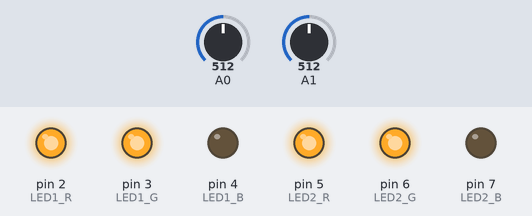
A sketch run on a simulated Arduino Uno, built with avr-gcc and run on an emulated ATmega328P. Shown: output pins drawn as LEDs (lit = HIGH). The test bench sets the inputs (shaded band); at power-on: A0 = 512, A1 = 512.

Above: at 1.2 s.
1.3 s: A0 set to 592
2.8 s: A0 set to 617
At 4.0 s:
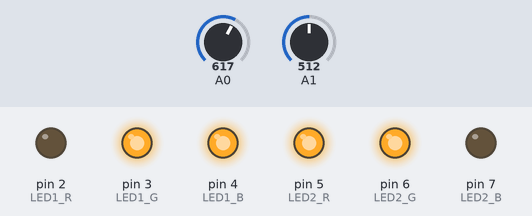
4.3 s: A1 set to 591
5.8 s: A1 set to 616
At 6.4 s:
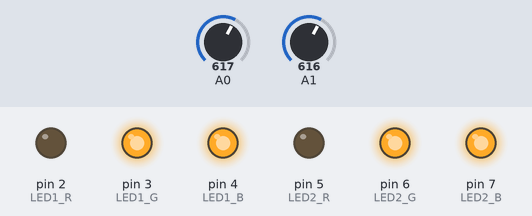
7.3 s: A0 set to 590
At 8.5 s:
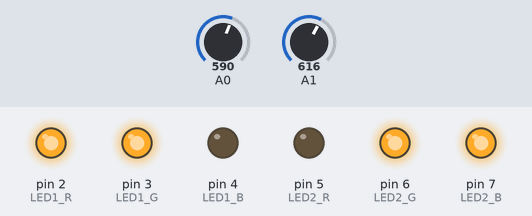
8.8 s: A1 set to 391
At 9.8 s:
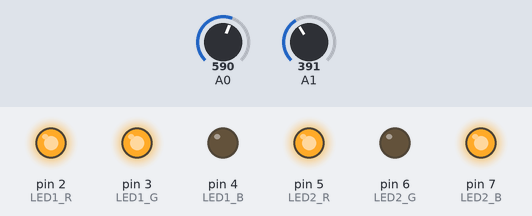
Timing chart, 0 to 11.3 s (numbered marks = the images above; inputs shaded):
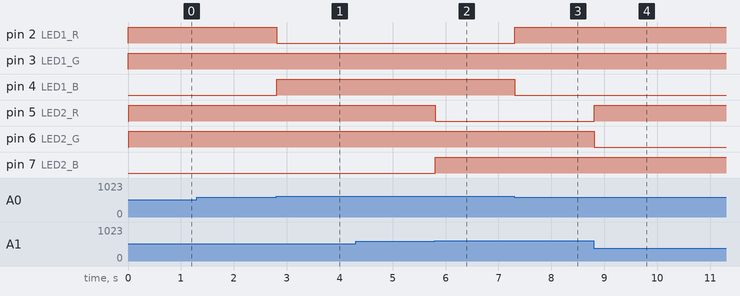

Measured:
- the behaviour switches between 600 and 601 on A0 (found by bisection; images 0 and 1)
- the behaviour switches between 600 and 601 on A1 (found by bisection; images 1 and 2)
- after the input at 1.3 s, every drawn part: stays the same
- after the input at 2.8 s, pin 2 (LED1_R): HIGH → LOW at once; pin 4 (LED1_B): LOW → HIGH at once
- after the input at 4.3 s, every drawn part: stays the same
- after the input at 5.8 s, pin 5 (LED2_R): HIGH → LOW at once; pin 7 (LED2_B): LOW → HIGH at once
- after the input at 7.3 s, pin 2 (LED1_R): LOW → HIGH at once; pin 4 (LED1_B): HIGH → LOW at once
- after the input at 8.8 s, pin 5 (LED2_R): LOW → HIGH at once; pin 6 (LED2_G): HIGH → LOW at once

The sketch:

keyboard.ino
```cpp
/*
 *
 *  ID Guitar plug keyboard with two plugs
 *
 *  This is the arduino code for a Keyboard that has guitar jacks in them with keychains with guita plugs and resistive keychain identification
 *
 *  Schematic:
 *
 *  for each plug (Rx) a resistive voltage divider with 100k on the top resistance is used
 *  On the keychain guitar plug there is a resistance that when plugged in can be determined to identify the keychain.
 *
 *  the voltage divider is built twice, one for each channel
 *      ______       ______
 * 5V--|_100k_|--o--|__Rx__|--GND
 *               |
 *               A0 (A1)
 *
 *  Calculations:
 *
 *  The identifing resistances will be 100k and 47k
 *  5V gives 1023 on ADC
 *  5V * Rx/(100k + Rx) gives 1023 * Rx / (100k + Rx) on ADC
 *
 *  so for Rx := 100k
 *  ADC = 1023 * 100k / (100k + 100k) = 511.5
 *
 *  and Rx: 47k
 *  ADC = 1023 * 47k / (100k + 47k) = 327.081...
 *
 *  So the borders for the identification will be set to (200, 400) for the first keychain and (401, 600) for the second keychain
 *
 */

typedef enum {_NONE, _KEY1, _KEY2} _key;

#define KEY1_MIN  200
#define KEY1_MAX  400
#define KEY2_MIN  401
#define KEY2_MAX  600

#define TERMINAL1 A0   //analog input defines
#define TERMINAL2 A1

#define LED1_R  2   //led defines. the leds are in 0?-active konfiguration
#define LED1_G  3
#define LED1_B  4
#define LED2_R  5
#define LED2_G  6
#define LED2_B  7

#define RX 11   //pins for bitbang serial to the bluetooth module
#define TX 12
#define LED 13  //onboard led
#include <SoftwareSerial.h>

SoftwareSerial HC05(TX, RX);


void setup() {


//setup leds to blink once turned on
  pinMode(LED1_R, OUTPUT);
  pinMode(LED1_G, OUTPUT);
  pinMode(LED1_B, OUTPUT);
  pinMode(LED2_R, OUTPUT);
  pinMode(LED2_G, OUTPUT);
  pinMode(LED2_B, OUTPUT);
  digitalWrite(LED1_R, LOW);
  digitalWrite(LED1_G, LOW);
  digitalWrite(LED1_B, LOW);
  digitalWrite(LED2_R, LOW);
  digitalWrite(LED2_G, LOW);
  digitalWrite(LED2_B, LOW);


  Serial.begin(57600); //setup debug serial
  HC05.begin(38400); //setup bt
  while(HC05.available() > 0){  //flush buffer
      HC05.read();
  }
}

String getString(_key key)
{
  switch (key) {
    case _NONE:
      return "none";
      break;

    case _KEY1:
      return "KEY1";
      break;

    case _KEY2:
      return "KEY2";
      break;

    default:
      break;
  }
  return "";
}

bool isInRange(int minimum, int maximum, int number)
{
  if ((number >= minimum) && (number <= maximum))
    return true;
  return false;
}

_key getKey(int channel)
{
  int adc = 0;
  adc = analogRead(channel);

  if (isInRange(KEY1_MIN, KEY1_MAX, adc))
    return _KEY1;
  else if (isInRange(KEY2_MIN, KEY2_MAX, adc))
    return _KEY2;
  else
    return _NONE;

}

void loop() {
  char inputByte = '0';
  static _key terminal1 = _NONE;
  static _key terminal1_old = _NONE;
  static _key terminal2 = _NONE;
  static _key terminal2_old = _NONE;

  //read the connected keys
  terminal1 = getKey(TERMINAL1);
  terminal2 = getKey(TERMINAL2);

  //check if a connection has changed
  if (terminal1 != terminal1_old)
  {
    //notify over bluetooth
    HC05.print("terminal1: ");
    HC05.print(getString(terminal1_old));
    HC05.print(" => ");
    HC05.println(getString(terminal1));

    //change led accordingly
    switch (terminal1) {

      case _KEY1:
        digitalWrite(LED1_R, HIGH);
        digitalWrite(LED1_G, LOW);
        digitalWrite(LED1_B, HIGH);
        break;

      case _KEY2:
        digitalWrite(LED1_R, HIGH);
        digitalWrite(LED1_G, HIGH);
        digitalWrite(LED1_B, LOW);
        break;

      case _NONE:
        digitalWrite(LED1_R, LOW);
        digitalWrite(LED1_G, HIGH);
        digitalWrite(LED1_B, HIGH);
        break;
    }

    //save value
      terminal1_old = terminal1;
  }

  if (terminal2 != terminal2_old) {
    HC05.print("terminal2: ");
    HC05.print(getString(terminal2_old));
    HC05.print(" => ");
    HC05.println(getString(terminal2));

    //change led accordingly
    switch (terminal2) {

      case _KEY1:
        digitalWrite(LED2_R, HIGH);
        digitalWrite(LED2_G, LOW);
        digitalWrite(LED2_B, HIGH);
        break;

      case _KEY2:
        digitalWrite(LED2_R, HIGH);
        digitalWrite(LED2_G, HIGH);
        digitalWrite(LED2_B, LOW);
        break;

      case _NONE:
        digitalWrite(LED2_R, LOW);
        digitalWrite(LED2_G, HIGH);
        digitalWrite(LED2_B, HIGH);
        break;
    }

    //save value
    terminal2_old = terminal2;
  }

  while(HC05.available() > 0) {
    inputByte = HC05.read();
    switch (inputByte) {
      case 's':
      case 'S': //status request, print connected keychains

        Serial.println("status request");

        HC05.println("Connected Keychains:");
        HC05.print("Terminal 1: ");
        HC05.println(getString(terminal1));
        HC05.print("Terminal 2: ");
        HC05.println(getString(terminal2));
        break;

      default:
        break;
    }
  }
}
```
